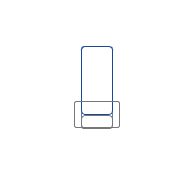
            <widget class="QFrame" name="octoPlus8">
             <property name="geometry">
              <rect>
               <x>60</x>
               <y>80</y>
               <width>175</width>
               <height>175</height>
              </rect>
             </property>
             <property name="sizePolicy">
              <sizepolicy hsizetype="Fixed" vsizetype="Fixed">
               <horstretch>0</horstretch>
               <verstretch>0</verstretch>
              </sizepolicy>
             </property>
             <property name="minimumSize">
              <size>
               <width>175</width>
               <height>175</height>
              </size>
             </property>
             <property name="maximumSize">
              <size>
               <width>175</width>
               <height>175</height>
              </size>
             </property>
             <property name="styleSheet">
              <string notr="true">QFrame
{
   background-color: rgba(255, 255, 255, 0);
   border-image: url(:/images/resources/CCW.png) 0 0 0 0 stretch stretch;
   border-width: 0px;
}</string>
             </property>
             <property name="frameShape">
              <enum>QFrame::StyledPanel</enum>
             </property>
             <property name="frameShadow">
              <enum>QFrame::Raised</enum>
             </property>
             <layout class="QGridLayout" name="gridLayout_15">
              <item row="2" column="1">
               <widget class="QLabel" name="octoPlus8Value">
                <property name="font">
                 <font>
                  <pointsize>18</pointsize>
                 </font>
                </property>
                <property name="styleSheet">
                 <string notr="true">color:white;
border-image:none;</string>
                </property>
                <property name="text">
                 <string>1000</string>
                </property>
                <property name="alignment">
                 <set>Qt::AlignCenter</set>
                </property>
               </widget>
              </item>
              <item row="0" column="1">
               <widget class="QLabel" name="octoPlus8Label">
                <property name="font">
                 <font>
                  <pointsize>18</pointsize>
                 </font>
                </property>
                <property name="styleSheet">
                 <string notr="true">color:white;
border-image:none;</string>
                </property>
                <property name="text">
                 <string>Motor 8</string>
                </property>
                <property name="alignment">
                 <set>Qt::AlignCenter</set>
                </property>
               </widget>
              </item>
              <item row="1" column="1">
               <widget class="QSlider" name="octoPlus8Motor">
                <property name="sizePolicy">
                 <sizepolicy hsizetype="Expanding" vsizetype="Expanding">
                  <horstretch>0</horstretch>
                  <verstretch>0</verstretch>
                 </sizepolicy>
                </property>
                <property name="styleSheet">
                 <string notr="true">QSlider::groove:vertical{
border: 1px solid #637EB8;
background: white;
width: 30px;
border-radius: 3px;
}
QSlider::add-page:vertical {
background: qlineargradient(x1: 0, y1: 0, x2: 0, y2: 1,
stop: 0 #ABC7EC, stop: 1 #154A98);
border: 1px solid #777;
height: 10px;
border-radius: 4px;
}
QSlider::sub-page:vertical {
background: #fff;
border: 1px solid #154A98;
height: 10px;
border-radius: 4px;
}
QSlider::handle:vertical{
background: qlineargradient(x1:0, y1:0, x2:1, y2:1,
stop:0 #fff, stop:1 #ABC7EC);
border: 1px solid #777;
height: 25px;
margin-left: -8px;
margin-right: -8px;
border-radius: 2px;
}

</string>
                </property>
                <property name="minimum">
                 <number>1000</number>
                </property>
                <property name="maximum">
                 <number>2000</number>
                </property>
                <property name="value">
                 <number>1000</number>
                </property>
                <property name="orientation">
                 <enum>Qt::Vertical</enum>
                </property>
               </widget>
              </item>
              <item row="1" column="0">
               <spacer name="octoPlus8Spacer">
                <property name="orientation">
                 <enum>Qt::Horizontal</enum>
                </property>
                <property name="sizeType">
                 <enum>QSizePolicy::Fixed</enum>
                </property>
                <property name="sizeHint" stdset="0">
                 <size>
                  <width>20</width>
                  <height>20</height>
                 </size>
                </property>
               </spacer>
              </item>
             </layout>
            </widget>
